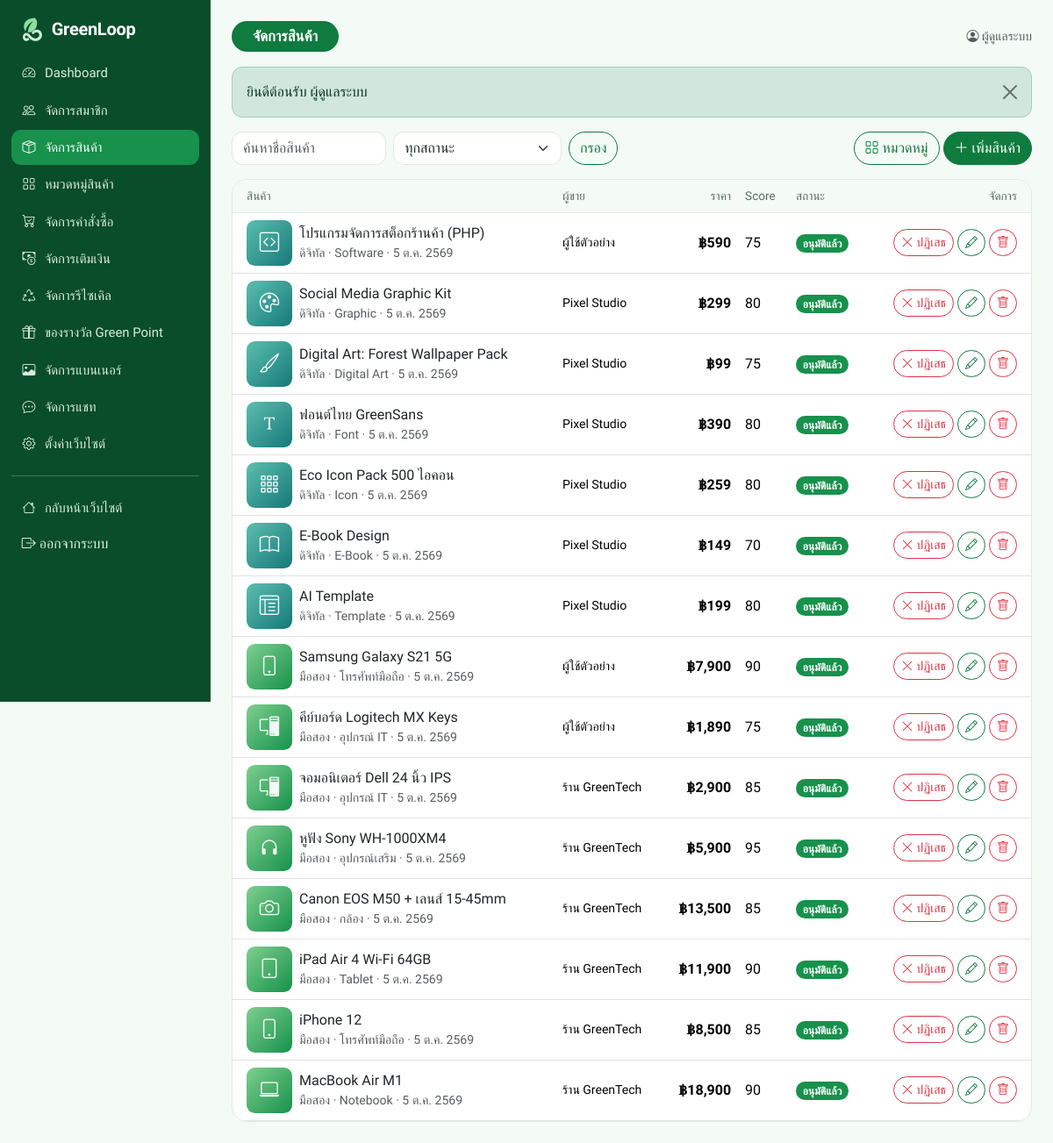
/admin/products.php (signed in), run on the app's committed database.
### tables this page shows
CREATE TABLE users (
  id INT AUTO_INCREMENT PRIMARY KEY,
  name VARCHAR(100) NOT NULL,
  email VARCHAR(150) NOT NULL UNIQUE,
  password_hash VARCHAR(255) NOT NULL,
  phone VARCHAR(30) NOT NULL DEFAULT '',
  address TEXT,
  avatar VARCHAR(255) DEFAULT NULL,
  role ENUM('user','admin') NOT NULL DEFAULT 'user',
  status ENUM('active','suspended') NOT NULL DEFAULT 'active',
  wallet_balance DECIMAL(12,2) NOT NULL DEFAULT 0,
  green_points INT NOT NULL DEFAULT 0,
  fee_waivers INT NOT NULL DEFAULT 0,
  premium_until DATETIME DEFAULT NULL,
  created_at DATETIME NOT NULL DEFAULT CURRENT_TIMESTAMP
);

CREATE TABLE products (
  id INT AUTO_INCREMENT PRIMARY KEY,
  user_id INT NOT NULL,
  category_id INT DEFAULT NULL,
  type ENUM('market','digital') NOT NULL,
  title VARCHAR(200) NOT NULL,
  description TEXT,
  price DECIMAL(12,2) NOT NULL,
  item_condition VARCHAR(20) NOT NULL DEFAULT '',
  stock INT NOT NULL DEFAULT 1,
  image VARCHAR(255) DEFAULT NULL,
  file_path VARCHAR(255) DEFAULT NULL,
  file_name VARCHAR(255) DEFAULT NULL,
  green_score INT NOT NULL DEFAULT 80,
  status ENUM('pending','approved','rejected','sold','hidden') NOT NULL DEFAULT 'pending',
  promoted_until DATETIME DEFAULT NULL,
  views INT NOT NULL DEFAULT 0,
  created_at DATETIME NOT NULL DEFAULT CURRENT_TIMESTAMP,
  KEY idx_browse (status, type, created_at),
  CONSTRAINT fk_products_user FOREIGN KEY (user_id) REFERENCES users(id) ON DELETE CASCADE,
  CONSTRAINT fk_products_cat FOREIGN KEY (category_id) REFERENCES categories(id) ON DELETE SET NULL
);

CREATE TABLE categories (
  id INT AUTO_INCREMENT PRIMARY KEY,
  name VARCHAR(100) NOT NULL,
  type ENUM('market','digital') NOT NULL,
  icon VARCHAR(50) NOT NULL DEFAULT 'bi-box-seam'
);

### admin/products.php (the view, shortened to what this page needs)
<?php
require __DIR__ . '/../includes/init.php';
require_admin();
$status = isset(STATUS_LABELS[get('status')]) ? get('status') : '';
$kw = get('q');
$where = ' WHERE p.title LIKE ?';
$args = ['%' . addcslashes($kw, '%_\\') . '%'];
$list = rows(PRODUCT_SELECT . $where . " ORDER BY (p.status = 'pending') DESC, p.id DESC LIMIT 200", $args);
$title = 'จัดการสินค้า';
require __DIR__ . '/../includes/admin_header.php';
?>
<div class="d-flex flex-wrap gap-2 justify-content-between mb-3">
  <form class="d-flex gap-2" method="get">
    <input class="form-control" name="q" value="<?= e($kw) ?>" placeholder="ค้นหาชื่อสินค้า" aria-label="ค้นหาสินค้า">
    <select class="form-select" name="status" aria-label="สถานะ"><option value="">ทุกสถานะ</option>
      <?php foreach (['pending', 'approved', 'rejected', 'sold', 'hidden'] as $s): ?><option value="<?= $s ?>" <?= $status === $s ? 'selected' : '' ?>><?= STATUS_LABELS[$s][0] ?></option><?php endforeach; ?></select>
    <button class="btn btn-outline-primary text-nowrap">กรอง</button>
  </form>
  <div><a class="btn btn-outline-primary" href="<?= e(url('admin/categories.php')) ?>"><i class="bi bi-grid"></i> หมวดหมู่</a>
    <a class="btn btn-primary" href="<?= e(url('sell.php?from=admin')) ?>"><i class="bi bi-plus-lg"></i> เพิ่มสินค้า</a></div>
</div>
<div class="panel p-0 overflow-hidden">
<?php if ($list): ?>
<div class="table-responsive"><table class="table mb-0">
  <thead><tr><th class="ps-3">สินค้า</th><th>ผู้ขาย</th><th class="text-end">ราคา</th><th>Score</th><th>สถานะ</th><th class="text-end pe-3">จัดการ</th></tr></thead>
  <tbody>
  <?php foreach ($list as $p): ?>
    <tr>
      <td class="ps-3"><div class="d-flex align-items-center gap-2"><a class="thumb-sm" href="<?= e(url('product.php?id=' . $p['id'])) ?>" target="_blank" rel="noopener"><?= product_image($p) ?></a>
        <div><a class="fw-medium text-dark" href="<?= e(url('product.php?id=' . $p['id'])) ?>" target="_blank" rel="noopener"><?= e($p['title']) ?></a>
          <div class="small text-muted"><?= $p['type'] === 'digital' ? 'ดิจิทัล' : 'มือสอง' ?> · <?= e($p['cat_name'] ?: '-') ?> · <?= thai_date($p['created_at'], false) ?></div></div></div></td>
      <td class="small"><?= e($p['seller_name']) ?></td>
      <td class="text-end fw-semibold"><?= baht($p['price']) ?></td>
      <td><?= (int) $p['green_score'] ?></td>
      <td><?= badge($p['status']) ?></td>
      <td class="text-end pe-3 text-nowrap">
        <form method="post" class="d-inline"><?= csrf_field() ?><input type="hidden" name="id" value="<?= $p['id'] ?>">
          <?php if ($p['status'] === 'pending' || $p['status'] === 'approved'): ?><button class="btn btn-sm btn-outline-danger" name="action" value="reject" data-confirm="ปฏิเสธสินค้านี้?"><i class="bi bi-x-lg"></i> ปฏิเสธ</button><?php endif; ?>
          <a class="btn btn-sm btn-outline-primary" href="<?= e(url('sell.php?from=admin&id=' . $p['id'])) ?>" title="แก้ไข"><i class="bi bi-pencil"></i></a>
          <button class="btn btn-sm btn-outline-danger" name="action" value="delete" title="ลบ" data-confirm="ลบสินค้านี้?"><i class="bi bi-trash"></i></button>
        </form>
      </td>
    </tr>
  <?php endforeach; ?>
  </tbody>
</table></div>
<?php else: ?><div class="empty"><i class="bi bi-box-seam"></i>ไม่พบสินค้า</div><?php endif; ?>
</div>
<?php require __DIR__ . '/../includes/admin_footer.php'; ?>

### includes/admin_header.php (shortened to what this page needs)
<?php
$self = basename($_SERVER['SCRIPT_NAME']);
$pending = [
    'products.php' => (int) val("SELECT COUNT(*) FROM products WHERE status = 'pending'"),
    'topups.php' => (int) val("SELECT COUNT(*) FROM topups WHERE status = 'pending'"),
    'recycles.php' => (int) val("SELECT COUNT(*) FROM recycles WHERE status IN ('pending', 'accepted', 'received')"),
    'orders.php' => (int) val("SELECT COUNT(*) FROM orders WHERE status IN ('paid', 'shipped')"),
    'rewards.php' => (int) val("SELECT COUNT(*) FROM redemptions WHERE status = 'pending'"),
    'chat.php' => (int) val('SELECT COUNT(*) FROM messages WHERE receiver_id = ? AND is_read = 0', [user()['id']]),
];
$menu = [
    'index.php' => ['bi-speedometer2', 'Dashboard'],
    'users.php' => ['bi-people', 'จัดการสมาชิก'],
    'products.php' => ['bi-box-seam', 'จัดการสินค้า'],
    'categories.php' => ['bi-grid', 'หมวดหมู่สินค้า'],
    'orders.php' => ['bi-cart-check', 'จัดการคำสั่งซื้อ'],
    'topups.php' => ['bi-cash-coin', 'จัดการเติมเงิน'],
    'recycles.php' => ['bi-recycle', 'จัดการรีไซเคิล'],
    'rewards.php' => ['bi-gift', 'ของรางวัล Green Point'],
    'banners.php' => ['bi-image', 'จัดการแบนเนอร์'],
    'chat.php' => ['bi-chat-dots', 'จัดการแชท'],
    'settings.php' => ['bi-gear', 'ตั้งค่าเว็บไซต์'],
];
?>
<!doctype html>
<html lang="th">
<head>
<title><?= e((isset($title) ? $title : 'Admin') . ' | ' . setting('site_name', 'GreenLoop') . ' Admin') ?></title>
<link href="https://cdn.jsdelivr.net/npm/bootstrap@5.3.3/dist/css/bootstrap.min.css" rel="stylesheet">
<link href="https://cdn.jsdelivr.net/npm/bootstrap-icons@1.11.3/font/bootstrap-icons.min.css" rel="stylesheet">
<link href="<?= e(url('assets/css/style.css')) ?>?v=1" rel="stylesheet">
</head>
<body>
<div class="admin-shell">
  <aside class="admin-side">
    <a class="brand d-flex align-items-center gap-2 mb-3 px-2" href="<?= e(url('admin/index.php')) ?>"><?= logo_html(30) ?></a>
    <?php foreach ($menu as $file => $m): ?>
      <a class="item <?= $self === $file ? 'active' : '' ?>" href="<?= e(url('admin/' . $file)) ?>"><i class="bi <?= $m[0] ?>"></i> <?= $m[1] ?>
        <?php if (!empty($pending[$file])): ?><span class="badge rounded-pill text-bg-warning"><?= $pending[$file] ?></span><?php endif; ?></a>
    <?php endforeach; ?>
    <hr class="opacity-25">
    <a class="item" href="<?= e(url('index.php')) ?>"><i class="bi bi-house"></i> กลับหน้าเว็บไซต์</a>
    <form method="post" action="<?= e(url('logout.php')) ?>"><?= csrf_field() ?><button class="item btn w-100 text-start border-0" style="color:#d9eedf"><i class="bi bi-box-arrow-right"></i> ออกจากระบบ</button></form>
  </aside>
  <div class="admin-main">
    <div class="section-head">
      <h1 class="pill-title"><?= e(isset($title) ? $title : 'Admin') ?></h1>
      <div class="small text-muted"><i class="bi bi-person-circle"></i> <?= e(user()['name']) ?></div>
    </div>
    <?php if (!empty($_SESSION['flash'])): foreach ($_SESSION['flash'] as $f): ?>
      <div class="alert alert-<?= e($f[0]) ?> alert-dismissible fade show" role="alert"><?= e($f[1]) ?><button type="button" class="btn-close" data-bs-dismiss="alert" aria-label="ปิด"></button></div>
    <?php endforeach; unset($_SESSION['flash']); endif; ?>

### includes/init.php (shortened to what this page needs)
<?php
function db()
{
    static $pdo = null;
    if ($pdo === null) {
        $c = require ROOT_PATH . '/config.php';
        try {
            $pdo = new PDO(
                "mysql:host={$c['db_host']};port={$c['db_port']};dbname={$c['db_name']};charset=utf8mb4",
                $c['db_user'],
                $c['db_pass'],
                [
                    PDO::ATTR_ERRMODE => PDO::ERRMODE_EXCEPTION,
                    PDO::ATTR_DEFAULT_FETCH_MODE => PDO::FETCH_ASSOC,
                    PDO::ATTR_EMULATE_PREPARES => false,
                ]
            );
            $pdo->exec("SET time_zone = '+07:00'");
        } catch (PDOException $ex) {
            http_response_code(500);
            exit('<h3>เชื่อมต่อฐานข้อมูลไม่ได้</h3><p>กรุณานำเข้าไฟล์ <code>database.sql</code> และตรวจสอบการตั้งค่าใน <code>config.php</code></p>');
        }
    }
    return $pdo;
}
function q($sql, $params = [])
{
    $st = db()->prepare($sql);
    $st->execute($params);
    return $st;
}
function row($sql, $params = [])
{
    $r = q($sql, $params)->fetch();
    return $r ?: null;
}
function rows($sql, $params = [])
{
    return q($sql, $params)->fetchAll();
}
function e($s)
{
    return htmlspecialchars((string) $s, ENT_QUOTES, 'UTF-8');
}
function url($path = '')
{
    return BASE_URL . '/' . ltrim($path, '/');
}
function get($key, $default = '')
{
    return isset($_GET[$key]) && is_string($_GET[$key]) ? trim($_GET[$key]) : $default;
}
function baht($n)
{
    $n = (float) $n;
    return '฿' . number_format($n, floor($n) == $n ? 0 : 2);
}
function thai_date($dt, $time = true)
{
    $t = strtotime($dt);
    $m = ['', 'ม.ค.', 'ก.พ.', 'มี.ค.', 'เม.ย.', 'พ.ค.', 'มิ.ย.', 'ก.ค.', 'ส.ค.', 'ก.ย.', 'ต.ค.', 'พ.ย.', 'ธ.ค.'];
    return date('j', $t) . ' ' . $m[(int) date('n', $t)] . ' ' . (date('Y', $t) + 543) . ($time ? ' ' . date('H:i', $t) : '');
}
function badge($status)
{
    $s = isset(STATUS_LABELS[$status]) ? STATUS_LABELS[$status] : [$status, 'secondary'];
    return '<span class="badge rounded-pill text-bg-' . $s[1] . '">' . e($s[0]) . '</span>';
}
function setting($name, $default = '')
{
    static $all = null;
    if ($all === null) {
        $all = [];
        foreach (rows('SELECT name, value FROM settings') as $r) {
            $all[$r['name']] = $r['value'];
        }
    }
    return isset($all[$name]) && $all[$name] !== '' ? $all[$name] : $default;
}
function user()
{
    static $u = false;
    if ($u === false) {
        $u = empty($_SESSION['uid']) ? null : row('SELECT * FROM users WHERE id = ?', [$_SESSION['uid']]);
    }
    return $u;
}
function require_login()
{
    if (!user()) {
        $_SESSION['after_login'] = $_SERVER['REQUEST_URI'];
        flash('กรุณาเข้าสู่ระบบก่อนใช้งาน', 'warning');
        redirect('login.php');
    }
    return user();
}
function require_admin()
{
    $u = require_login();
    return $u;
}
function product_image($p, $class = '')
{
    $icon = !empty($p['cat_icon']) ? $p['cat_icon'] : ($p['type'] === 'digital' ? 'bi-file-earmark-richtext' : 'bi-box-seam');
    return '<div class="ph ph-' . e($p['type']) . ' ' . $class . '"><i class="bi ' . e($icon) . '"></i></div>';
}
function logo_html($height = 38)
{
    return '<svg class="logo-mark" width="' . $height . '" height="' . $height . '" viewBox="0 0 48 48" aria-hidden="true"><path d="M30 4C18 4 10 10 10 20c0 3 1 6 3 8 1-8 6-14 14-18-5 5-9 11-10 20 9 1 17-6 17-17 0-3-1-6-4-9z" fill="#0f7b3f"/><path d="M8 38c0-4 3-7 7-7 6 0 8 10 16 10 4 0 7-3 7-6s-2-5-5-5c-2 0-4 1-6 4l-3-3c3-4 6-6 10-6 5 0 9 4 9 10s-5 11-12 11C20 46 19 36 14 36c-1 0-2 1-2 2s1 3 3 3c1 0 2 0 3-1l2 4c-2 1-4 2-6 2-4 0-6-4-6-8z" fill="#3fae5a"/></svg>'
        . '<span class="logo-text">' . e(setting('site_name', 'GreenLoop')) . '</span>';
}

### assets/css/style.css (style rules this page uses)
:root { --gl-900: #0a4d2a; --gl-700: #0f7b3f; --gl-600: #17914c; --gl-500: #3fae5a; --gl-200: #cfe9d6; --gl-100: #e6f4ea; --gl-50: #f4faf6; --gl-gold: #e59a12; --gl-ink: #1d2b22; --gl-line: #dcebe1; --bs-primary: #0f7b3f; --bs-primary-rgb: 15, 123, 63; --bs-success: #17914c; --bs-success-rgb: 23, 145, 76; --bs-link-color: #0f7b3f; --bs-link-color-rgb: 15, 123, 63; --bs-link-hover-color: #0a4d2a; --bs-link-hover-color-rgb: 10, 77, 42; --bs-body-font-family: 'Prompt', 'Segoe UI', Tahoma, sans-serif; --bs-body-color: #1d2b22; --bs-border-radius: .75rem; }
body { background: var(--gl-50); min-height: 100vh; display: flex; flex-direction: column; }
a { text-decoration: none; }
h1, h2, h3, h4, h5, h6 { font-weight: 600; }
.btn { border-radius: 999px; font-weight: 500; }
.btn-primary { --bs-btn-bg: var(--gl-700); --bs-btn-border-color: var(--gl-700); --bs-btn-hover-bg: #0c6a36; --bs-btn-hover-border-color: #0c6a36; --bs-btn-active-bg: var(--gl-900); --bs-btn-active-border-color: var(--gl-900); --bs-btn-disabled-bg: var(--gl-700); --bs-btn-disabled-border-color: var(--gl-700); }
.btn-outline-primary { --bs-btn-color: var(--gl-700); --bs-btn-border-color: var(--gl-700); --bs-btn-hover-bg: var(--gl-700); --bs-btn-hover-border-color: var(--gl-700); --bs-btn-active-bg: var(--gl-900); --bs-btn-active-border-color: var(--gl-900); }
.form-control, .form-select { border-color: var(--gl-line); }
.table { --bs-table-bg: transparent; vertical-align: middle; }
.table thead th { font-weight: 500; font-size: .85rem; color: #5a6f61; background: var(--gl-50); border-bottom-color: var(--gl-line); white-space: nowrap; }
.logo-text { font-weight: 700; font-size: 1.45rem; color: var(--gl-700); letter-spacing: -.3px; }
.pill-title { display: inline-block; background: var(--gl-700); color: #fff; font-size: 1.05rem; font-weight: 600; border-radius: 999px; padding: .45rem 1.5rem; margin: 0; }
.section-head { display: flex; justify-content: space-between; align-items: center; gap: 1rem; margin-bottom: 1.1rem; flex-wrap: wrap; }
.panel { background: #fff; border: 1px solid var(--gl-line); border-radius: 1.1rem; padding: 1.4rem; }
.ph { display: flex; align-items: center; justify-content: center; font-size: 3.6rem; color: rgba(255, 255, 255, .92); background: linear-gradient(135deg, #7fcf8f, var(--gl-600)); }
.ph-digital { background: linear-gradient(135deg, #5bbfae, #17787a); }
.thumb-sm { width: 52px; height: 52px; border-radius: .6rem; overflow: hidden; flex-shrink: 0; display: block; }
.thumb-sm img, .thumb-sm .ph { width: 100%; height: 100%; object-fit: cover; font-size: 1.4rem; }
.admin-shell { display: flex; min-height: 100vh; }
.admin-side { width: 240px; background: var(--gl-900); color: #d9eedf; flex-shrink: 0; padding: 1.1rem .8rem; position: sticky; top: 0; height: 100vh; overflow-y: auto; }
.admin-side .logo-text { color: #fff; font-size: 1.25rem; }
.admin-side a.item { display: flex; align-items: center; gap: .65rem; color: #d9eedf; padding: .55rem .8rem; border-radius: .7rem; font-size: .93rem; margin-bottom: .15rem; }
.admin-side a.item.active { background: var(--gl-600); color: #fff; }
.admin-main { flex: 1; min-width: 0; padding: 1.5rem; }

### data on the page
users: name "ผู้ดูแลระบบ"
products: title "โปรแกรมจัดการสต็อกร้านค้า (PHP)", type "ดิจิทัล", category.name "Software", created_at "5 ต.ค. 2569", user.name "ผู้ใช้ตัวอย่าง", price "฿590", green_score "75", status "อนุมัติแล้ว", shows "ปฏิเสธ"
products: title "Social Media Graphic Kit", type "ดิจิทัล", category.name "Graphic", created_at "5 ต.ค. 2569", user.name "Pixel Studio", price "฿299", green_score "80", status "อนุมัติแล้ว", shows "ปฏิเสธ"
products: title "Digital Art: Forest Wallpaper Pack", type "ดิจิทัล", category.name "Digital Art", created_at "5 ต.ค. 2569", user.name "Pixel Studio", price "฿99", green_score "75", status "อนุมัติแล้ว", shows "ปฏิเสธ"
products: title "ฟอนต์ไทย GreenSans", type "ดิจิทัล", category.name "Font", created_at "5 ต.ค. 2569", user.name "Pixel Studio", price "฿390", green_score "80", status "อนุมัติแล้ว", shows "ปฏิเสธ"
products: title "Eco Icon Pack 500 ไอคอน", type "ดิจิทัล", category.name "Icon", created_at "5 ต.ค. 2569", user.name "Pixel Studio", price "฿259", green_score "80", status "อนุมัติแล้ว", shows "ปฏิเสธ"
products: title "E-Book Design", type "ดิจิทัล", category.name "E-Book", created_at "5 ต.ค. 2569", user.name "Pixel Studio", price "฿149", green_score "70", status "อนุมัติแล้ว", shows "ปฏิเสธ"
products: title "AI Template", type "ดิจิทัล", category.name "Template", created_at "5 ต.ค. 2569", user.name "Pixel Studio", price "฿199", green_score "80", status "อนุมัติแล้ว", shows "ปฏิเสธ"
products: title "Samsung Galaxy S21 5G", type "มือสอง", category.name "โทรศัพท์มือถือ", created_at "5 ต.ค. 2569", user.name "ผู้ใช้ตัวอย่าง", price "฿7,900", green_score "90", status "อนุมัติแล้ว", shows "ปฏิเสธ"
products: title "คีย์บอร์ด Logitech MX Keys", type "มือสอง", category.name "อุปกรณ์ IT", created_at "5 ต.ค. 2569", user.name "ผู้ใช้ตัวอย่าง", price "฿1,890", green_score "75", status "อนุมัติแล้ว", shows "ปฏิเสธ"
products: title "จอมอนิเตอร์ Dell 24 นิ้ว IPS", type "มือสอง", category.name "อุปกรณ์ IT", created_at "5 ต.ค. 2569", user.name "ร้าน GreenTech", price "฿2,900", green_score "85", status "อนุมัติแล้ว", shows "ปฏิเสธ"
products: title "หูฟัง Sony WH-1000XM4", type "มือสอง", category.name "อุปกรณ์เสริม", created_at "5 ต.ค. 2569", user.name "ร้าน GreenTech", price "฿5,900", green_score "95", status "อนุมัติแล้ว", shows "ปฏิเสธ"
products: title "Canon EOS M50 + เลนส์ 15-45mm", type "มือสอง", category.name "กล้อง", created_at "5 ต.ค. 2569", user.name "ร้าน GreenTech", price "฿13,500", green_score "85", status "อนุมัติแล้ว", shows "ปฏิเสธ"
products: title "iPad Air 4 Wi-Fi 64GB", type "มือสอง", category.name "Tablet", created_at "5 ต.ค. 2569", user.name "ร้าน GreenTech", price "฿11,900", green_score "90", status "อนุมัติแล้ว", shows "ปฏิเสธ"
products: title "iPhone 12", type "มือสอง", category.name "โทรศัพท์มือถือ", created_at "5 ต.ค. 2569", user.name "ร้าน GreenTech", price "฿8,500", green_score "85", status "อนุมัติแล้ว", shows "ปฏิเสธ"
products: title "MacBook Air M1", type "มือสอง", category.name "Notebook", created_at "5 ต.ค. 2569", user.name "ร้าน GreenTech", price "฿18,900", green_score "90", status "อนุมัติแล้ว", shows "ปฏิเสธ"

### other printed values
setting('site_name', 'GreenLoop') "GreenLoop"
$m[1] "Dashboard"
$m[1] "จัดการสมาชิก"
$m[1] "จัดการสินค้า"
$m[1] "หมวดหมู่สินค้า"
$m[1] "จัดการคำสั่งซื้อ"
$m[1] "จัดการเติมเงิน"
$m[1] "จัดการรีไซเคิล"
$m[1] "ของรางวัล Green Point"
$m[1] "จัดการแบนเนอร์"
$m[1] "จัดการแชท"
$m[1] "ตั้งค่าเว็บไซต์"
isset($title) ? $title : 'Admin' "จัดการสินค้า"
$f[1] "ยินดีต้อนรับ ผู้ดูแลระบบ"
